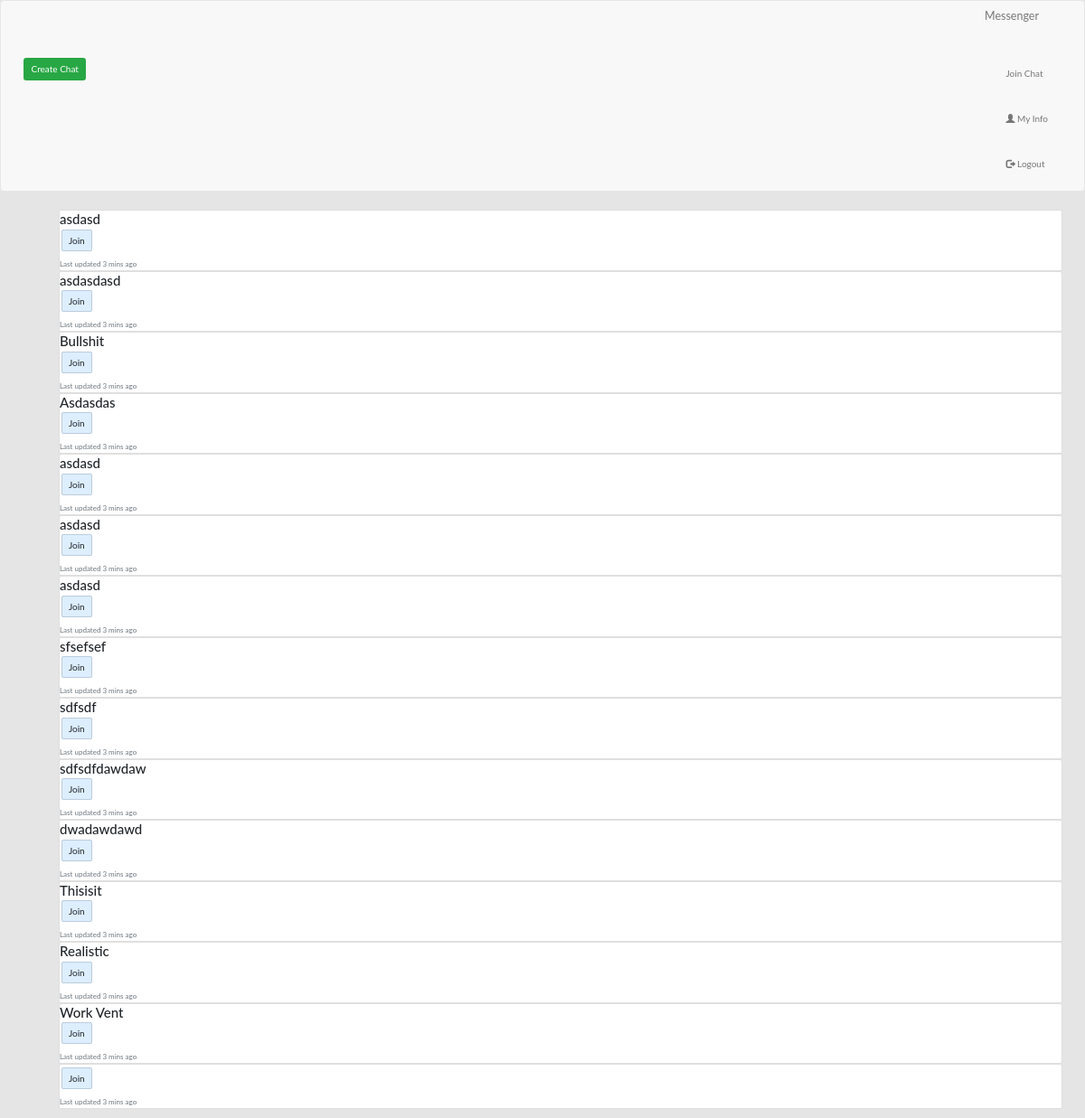
Page /chats/join_chat/ (signed in) on the earlier database version.
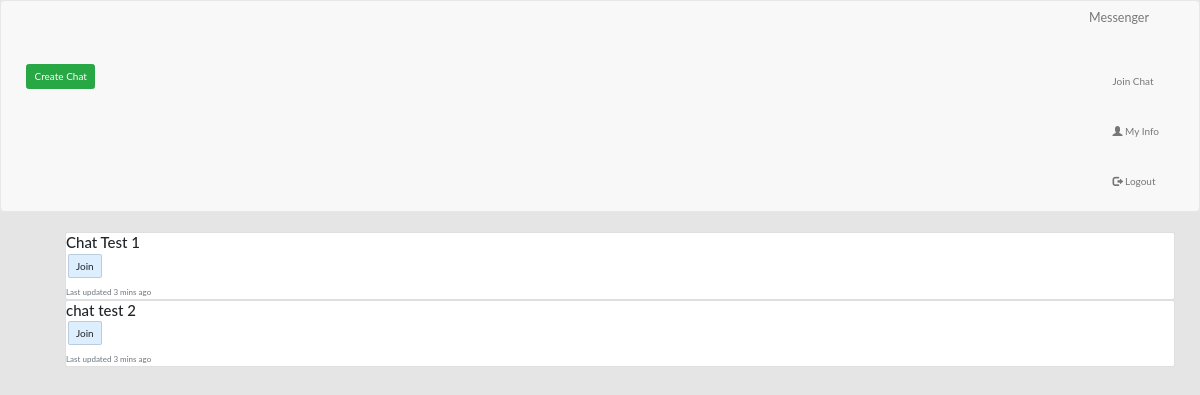
Same page on the later database version.
### chats/models.py (models this page shows, shortened)
class ChatRoom(models.Model):
    description = models.CharField(max_length = 200, default = '')
    name        = models.CharField(max_length = 99, default = '')
    user        = models.ForeignKey( User)

### chats/views.py (the view)
@login_required
def join_chat(request):
    rooms = ChatRoom.objects.all()
    for room in rooms:
        print (room.name)
    return render(request, 'chats/join_chat.html', {'rooms': rooms, 'user': request.user})

### chats/templates/chats/join_chat.html (shortened to what this page needs)
{% extends 'logedin_base.html' %} {% block body%}
{% load static %}
<link rel="stylesheet" href="{% static "css/join-style.css" %}">
<ul class="rooms" id="roomList">
  {% for room in rooms %}
<div class="container">
      <div class="card-deck">
        <div class="card">
          <div class="card-block">
            <h4 class="card-title">{{room.name}}</h4>
            <li class="room-link" data-room-id="{{ room.id }}" >Join</li>
            <p class="card-text"><small class="text-muted">Last updated 3 mins ago</small></p>
          </div>
        </div>
    </div>
</div>
  {% empty %}
      <p class="empty">No chat rooms defined. Maybe make some in the <a href="{% url 'admin:index' %}">admin</a>?</p>
  {% endfor %}
</ul>
{% endblock %}

### accounts/templates/logedin_base.html (shortened to what this page needs)
<!DOCTYPE html>
<html>
<head>
  <link rel="stylesheet" href="https://maxcdn.bootstrapcdn.com/bootstrap/3.3.7/css/bootstrap.min.css"
>
  <link rel="stylesheet" href="https://maxcdn.bootstrapcdn.com/bootstrap/4.0.0-alpha.2/css/bootstrap.min.css"
>
  <meta charset="utf-8"> {% block head %}
  <nav class="navbar navbar-default">
    <div class="container-fluid">
      <div class="navbar-header">
        <a class="navbar-brand" href="/accounts/">Messenger</a>
      </div>
      <div id="navbar" class="navbar-collapse collapse nav navbar-nav navbar-right">
        <a class="btn btn-success navbar-btn" href="/chats/create_chat/">Create Chat</a>
        <ul class="nav navbar-nav navbar-right">
          <li><a href="/chats/join_chat">Join Chat</a></li>
          <li><a href="/accounts/user_info/"><span class="glyphicon glyphicon-user"></span> My Info</a></li>
          <li><a href="/accounts/logout/"><span class="glyphicon glyphicon-log-out"></span> Logout</a></li>
        </ul>
      </div>
    </div>
  </nav>
{% endblock %}
</head>
<body>
  {% block body %}{% endblock %}
</body>
</html>

### chats/static/css/join-style.css (style rules this page uses)
ol, ul { list-style: none; }
p { margin: 1em 0 2em 0; }
.rooms li { padding: 5px 7px; background: #def; display: inline; margin: 5px 2px; border: 1px solid #bcd; border-radius: 2px; cursor: pointer; }
html, body { background: #e5e5e5; font-family: 'Lato', sans-serif; margin: 0px auto; }
a { color: rgba(82,179,217,0.9); }

Differences in the rows shown:
removed ChatRoom: name "asdasd"
removed ChatRoom: name "asdasdasd"
removed ChatRoom: name "Bullshit"
removed ChatRoom: name "Asdasdas"
removed ChatRoom: name "asdasd"
removed ChatRoom: name "asdasd"
removed ChatRoom: name "asdasd"
removed ChatRoom: name "sfsefsef"
removed ChatRoom: name "sdfsdf"
removed ChatRoom: name "sdfsdfdawdaw"
removed ChatRoom: name "dwadawdawd"
removed ChatRoom: name "Thisisit"
removed ChatRoom: name "Realistic"
removed ChatRoom: name "Work Vent"
added ChatRoom: name "Chat Test 1"
added ChatRoom: name "chat test 2"
